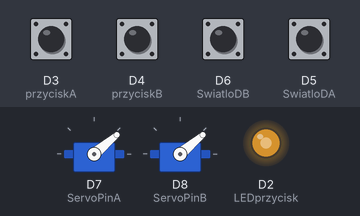
A sketch run on a simulated ESP8266 (Wemos D1 mini). On the bench: 2 × servo, output pins drawn as LEDs (lit = HIGH). The test bench sets the inputs (shaded band); at power-on: D3 (przyciskA), D4 (przyciskB), D5 (SwiatloDA) HIGH, D6 (SwiatloDB) LOW. What the sketch prints to the serial monitor is not drawn.

Above: at 1.2 s.
1.3 s: D4 (przyciskB) pulled LOW for 0.15 s
At 2.5 s:
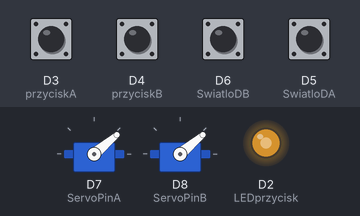
2.9 s: D3 (przyciskA) pulled LOW for 0.15 s
At 2.97 s:
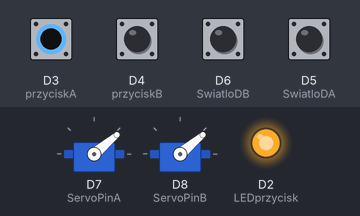
4.5 s: D6 (SwiatloDB) pulled HIGH for 0.15 s
At 5.0 s:
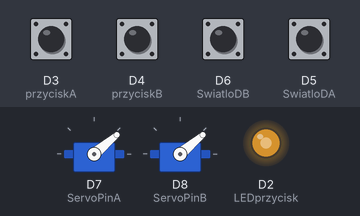
6.1 s: D3 (przyciskA) pulled LOW for 1 s
At 6.2 s:
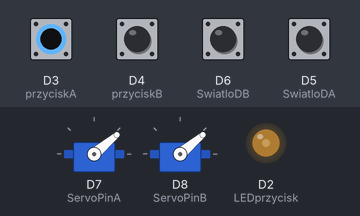
Timing chart, 0 to 9.1 s (numbered marks = the images above; inputs shaded):
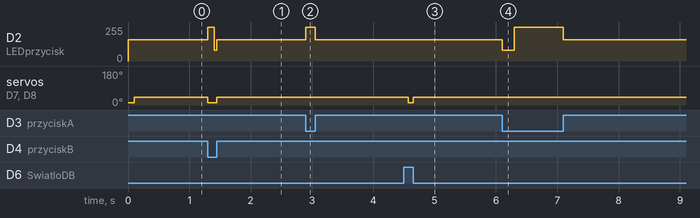

The sketch:

klapka303.ino
```cpp
#include <pcf8574_esp.h>
#include <Wire.h>
#include <Servo.h>
//
//Wykorzystane: C:\Users\damian\AppData\Local\Arduino15\packages\esp8266\hardware\esp8266\2.3.0\libraries\Servo
//Niewykorzystane: D:\Programy\Arduino\libraries\Servo
// lista zmian
// zmiana stanu serwa/diody jedynie jak jest inny niż aktualny a nie zawsze
// dzialajca prawidlowa logika
// serwo
// czujnik swiatla
//
// polczenie zasilania:
// wtyk 5 pin 12mm --- wemos --- wtyk 8 pin 16mm
//     +5v 3A   4  --- 5V    --- 3,4 czarny z bialym paskiem
//     GND 3A   1  --- G     --- 1,2 czrny
//
//Podłaczenie urządzeń do wemosa
// wemos      ---   wtyk 8 pin 16 mm
//        D5  ---  5 zolty  czujnik swiatla
//        D6  ---  6 pomaranczowy czujnik swiatla
//        D7  ---  7 zielony  servo
//        D8  ---  8 brozowy  servo
//  Dioda LED
//  GND bezposrednio -- czarny od strony bez napisow
//  D2 PWM pin przez rezysotr 300 Ohm od strony napisów czerowny(pomaranczowy)

//  To samo GND do przyciskow I i II
//  D4 - I - zielonyh
//  D3 - II - bialy

//serwo
//
// czujnik swiatla
//


// 8 pin 16mm --- wemos --- skrentka       --- czujniki
//         1,2 --- GND   --- brazowy        --- GND
//         3,4 --- +5V   --- niebieski      --- vcc
//           5 ---  D5   --- pomaranczowy A --- czujnik swiatla DO wyjscie cyfrowe
//           6 ---  D6   --- pomaranczowy B ---
//           7 ---  D7   --- zielony A      --- servo bialy data
//           8 ---  D8   --- zielony B      ---
//
//   A - strona prawa przyciskami do gory
//   B - strona lewa od zzlaczy
//
//  5 pin 12 mm na przyslonach
//          wtyk -------------- gniazdo --------------------- czujnik
//    1,2 GND brozowy ------ 1 GND  czarny  --------- GND serwo czarny,
//                    ------ 2 GND  czarny  --------- GND czujnik swiatla
//    3   +5V niebieski ---- 3 +5V niebieski --------- vcc serwo czerwony , vcc swiatlo
//    4   pomaranczowy  ---- 4  bialy        ---------- czujnik swiatla DO
//    5   zielony       ---- 5 zielony       ---------- serwo sygnal  bialy

// do zrobienia
// sparwadznie zmiany stanu  funkcji a nie wielokrotnie to samo
//
//
// element B to długi kabel
//
//!!!    PCF8591
//gdyby wpadalo w stan w ktorym swiatlo jest na styku ustawienia to można podlaczyc czujnik swiatla do zlacza analogowego i zrobic cos w stylu histerazy
// otwarcie nastepuje jak ilosc siwatla jest wieksza od 160 ale zamkniecie ggy ilosc siwatla spada ponizej 140
// !!!

#define ServoPinA D7 // pin z podłaczonym serwem A
#define SwiatloDA D5 // pin czyjnika swiatla A     detekcja swiatla LOW 0,  brak detekcji HIGH 1
#define ServoPinB D8 // pin z podłaczonym serwem B
#define SwiatloDB D6 // pin czyjnika swiatla B

#define LEDprzycisk D2
#define przyciskA D3 //wcisniety LOW 0, nie wcisiniety HIGH 1
#define przyciskB D4 //wcisniety LOW 0, nie wcisiniety HIGH 1

#define CzasMartwy 100 // czas martwy w milisekundach - zabezpieczenie przed drzeniem
#define Otwarte 40 // kat w stopniach otwartego serwa
#define Zamkniete 12 // kat w stopniach zamknietego serwa
#define Zapalone LOW//
#define Zgaszone HIGH//

Servo servoA;
Servo servoB;

int StanSerwo;

void setup() {

  Serial.begin(9600);

  pinMode(LEDprzycisk,OUTPUT);
  digitalWrite(LEDprzycisk,Zapalone);

  pinMode(przyciskA,INPUT_PULLUP);
  pinMode(przyciskB,INPUT_PULLUP);

  pinMode(ServoPinA, OUTPUT);
  servoA.attach(ServoPinA);
  pinMode(ServoPinB, OUTPUT);
  servoB.attach(ServoPinB);

  Serial.println("servo");

  pinMode(SwiatloDA, INPUT);
  pinMode(SwiatloDB, INPUT);


  StanSerwo = Zamkniete;
  servoA.write(StanSerwo); //przejdz serwem A na zamkniete
  servoB.write(StanSerwo); //przejdz serwem B na zamkniete
  digitalWrite(ServoPinA, LOW);
  digitalWrite(ServoPinB, LOW);
}

int ostatniStan=0;
unsigned long blink_czas = millis();

void migaj(int co,int jasnoscLOW, int jasnoscHIGH, int czasLOW, int czasHIGH ) //co - numer pinu, jasnosc[LOW,HIGH] - jasnosci zapalone zggaszne do analogWrite od 0 do 255, czas[LOW,HIGH] w milisekundach
  {
   int czekaj_do=((ostatniStan==0)?czasLOW:czasHIGH);
   int zmien_na=((ostatniStan==0)?jasnoscHIGH:jasnoscLOW);

   if(millis() - blink_czas > czekaj_do)
    {
      analogWrite(co,zmien_na);
     ostatniStan=((ostatniStan==0)?1:0);
     blink_czas=millis();
    }
  }


unsigned long czas = millis();

void loop() {


   if(digitalRead(przyciskA)&&digitalRead(przyciskB)) //dziala tryb auto
    {
      analogWrite(LEDprzycisk,160); // jesli auto to swiecimy stale z jasnoscia polowy
      if(millis() - czas > CzasMartwy){
      if ((!digitalRead(SwiatloDA)|| !digitalRead(SwiatloDB))) // jezeli swiatlo
      {
        czas = millis();
        if (StanSerwo != Otwarte)
        {
          StanSerwo = Otwarte;
          servoA.write(StanSerwo); //przejdz serwem A na otwarte
          servoB.write(StanSerwo); //przejdz serwem B na otwarte

          //zeby uniknac dfrzenia tu mozna deatacznac serwo czy to cos daje to ja nie wiem:
          digitalWrite(ServoPinA, LOW);
          digitalWrite(ServoPinB, LOW);
        }

      }
      else // auto i nie ma swiatla
       {
         if (StanSerwo != Zamkniete)
        {
          StanSerwo = Zamkniete;
          servoA.write(StanSerwo); //przejdz serwem A na zamkniete
          servoB.write(StanSerwo); //przejdz serwem B na zamkniete

          digitalWrite(ServoPinA, LOW);
          digitalWrite(ServoPinB, LOW);
        }
       }
       }
      }
      else //tryb manualny
      {
        if(!digitalRead(przyciskA)) // wciesnety I na przycisku zawsze otwarte
          {
           migaj(LEDprzycisk,80,255,200,800);
           //analogWrite(LEDprzycisk,80); //na razie swieci slabo stale i tyle ale docelowo migamy powoli od 80 do 200
           if (StanSerwo != Otwarte) //otweiramy jesli nie jest otwarte
           {
             StanSerwo = Otwarte;
             servoA.write(StanSerwo); //przejdz serwem A na otwarte
             servoB.write(StanSerwo); //przejdz serwem B na otwarte

             //zeby uniknac dfrzenia tu mozna deatacznac serwo czy to cos daje to ja nie wiem:
             digitalWrite(ServoPinA, LOW);
             digitalWrite(ServoPinB, LOW);
            }
          }

        if(!digitalRead(przyciskB)) // wciesniete II na przycisku zawsze zamkniete
        {
          migaj(LEDprzycisk,80,255,400,100);
          //analogWrite(LEDprzycisk,160);    // na razie swiecimy stale jasniej ale do celowo pulsujemy szybko od 80 do 200
          if (StanSerwo != Zamkniete) //jesli otwarte to zamykamy
           {
            StanSerwo = Zamkniete;
            servoA.write(StanSerwo); //przejdz serwem A na zamkniete
            servoB.write(StanSerwo); //przejdz serwem B na zamkniete

             digitalWrite(ServoPinA, LOW);
             digitalWrite(ServoPinB, LOW);
            }
        }
     }
  }
```

Measured:
- after the input at 1.3 s, D2 (LEDprzycisk): 160/255 → 255/255 at once, → 160/255 0.10 s later; servo on D7 (ServoPinA), servo on D8 (ServoPinB): 40° → 12° at once, → 40° 0.15 s later
- after the input at 2.9 s, D2 (LEDprzycisk): 160/255 → 255/255 at once, → 160/255 0.15 s later
- after the input at 4.5 s, servo on D7 (ServoPinA), servo on D8 (ServoPinB): 40° → 12° after 0.07 s, → 40° 0.08 s later
- after the input at 6.1 s, D2 (LEDprzycisk): 160/255 → 80/255 at once, → 255/255 0.20 s later, → 160/255 0.80 s later
